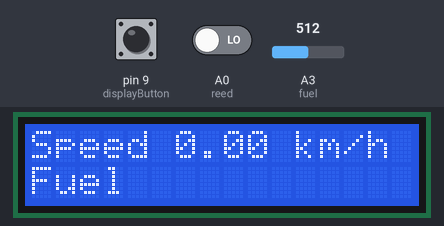
The sketch below on a simulated Arduino Uno, built with avr-gcc and run on an emulated ATmega328P. On the bench: 16×2 character LCD. Inputs (shaded band) come from the test bench; at power-on: A3 (fuel) = 512, pin 9 (displayButton) LOW, A0 (reed) LOW.

Above: at 2.2 s.
2.3 s: A3 (fuel) set to 549
3.8 s: A3 (fuel) set to 582
At 4.8 s:
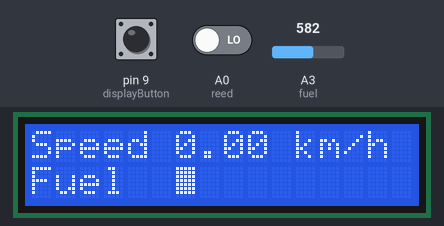
5.3 s: pin 9 (displayButton) pulled HIGH for 0.15 s
At 6.6 s:
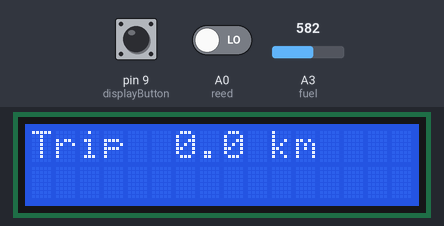
7.0 s: pin 9 (displayButton) pulled HIGH for 1 s
At 8.4 s:
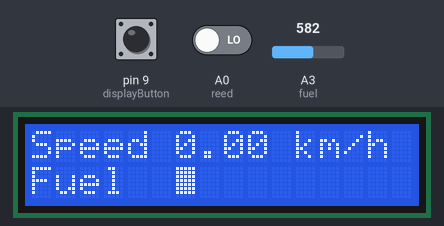
9.5 s: A3 (fuel) set to 716
At 10.5 s:
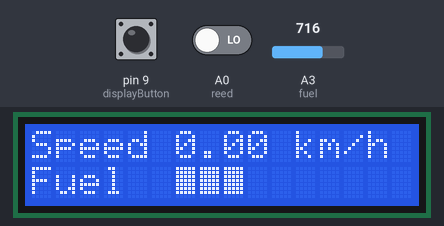
12.5 s: A3 (fuel) set to 754
14.0 s: A3 (fuel) set to 774
At 15.0 s:
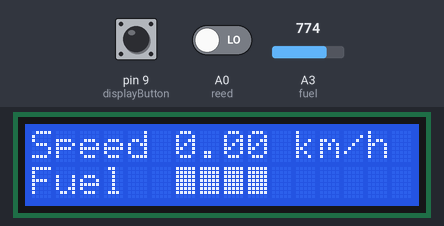
Timing chart, 0 to 16.6 s (numbered marks = the images above; inputs shaded):
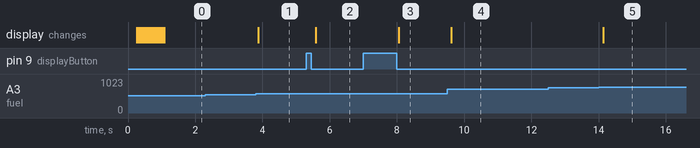

Measured:
- the behaviour switches between 565 and 566 on A3 (fuel) (found by bisection; images 0 and 1)
- the behaviour switches between 761 and 762 on A3 (fuel) (found by bisection; images 4 and 5)
- after the input at 2.3 s, every drawn part: stays the same
- after the input at 3.8 s, the display: changes after 0.08 s (image 1)
- after the input at 5.3 s, the display: changes after 0.29 s (image 2)
- after the input at 7.0 s, the display: changes after 1.1 s (image 3)
- after the input at 9.5 s, the display: changes after 0.12 s (image 4)
- after the input at 12.5 s, every drawn part: stays the same
- after the input at 14.0 s, the display: changes after 0.14 s (image 5)

The sketch:

speedotest2.ino
```cpp
//Motorcycle LCD Dash.
// http://hackaday.com/2011/08/26/a-beginners-guide-to-burning-arduino-bootloaders/

//Bike measurments:
//tyre: 90/90 - 18
//tyre radius = 12.185" = 309.499 millimeters
//tyre diameter = 24.378" = 619.2012 millimeters
//wheel circumference = pi*2*r =~76.586 inches = 1.9452844 meters
//v = 2πr × RPM × (60/1000) km/hr
//v = r × RPM × 0.10472
//distance = motorcycle moves 1 circumference per revolution

//60 revolutions per second = 1 Hz

// WHEELCIRC = 2 * PI * radius (in meters)
// speed = rpmilli * WHEELCIRC * "milliseconds per hour" / "meters per kilometer"
// simplify the equation to reduce the number of floating point operations
// speed = rpmilli * WHEELCIRC * 3600000 / 1000
// speed = rpmilli * WHEELCIRC * 3600


#define reed A0          // Reed switch pin
#define fuel A3          // Fuel sensor pin
#define displayButton 9  // Press button pin
#define screens 2        // Number of menu screens
#define holdTime 2000    // Time requirment to reset trip
#define debounceDelay 40 // Debounce period to prevent flickering when pressing or releasing the button
#define EEPROMtrip       // The trip address on EEPROM
#define EEPROModo        // The odo address on EEPROM

#include <LiquidCrystal.h>
#include <EEPROM.h>

LiquidCrystal lcd(12, 11, 5, 4, 3, 6);

boolean reedSwitchState;
boolean lastReedSwitchState;
boolean ignoreDn = false;            // Whether to ignore the button release because the click+hold was triggered
float rotationTime;
float distanceTravelledPerSecond;
float wheelCircumference = 1.9452844;   // Circumference of the tyre (inches) = 1.9452844 meters
float RPM;
float kph = 0.00;
float distance = 0;
unsigned long startRotation = 0;
unsigned long endRotation = 0;
unsigned long startPress = 0;
unsigned long rotations = 0;
long lastDebounceTime = 0;
long timer = 0;
long btnDnTime = 0;                  // Time the button was pressed down
long btnUpTime = 0;                  // Time the button was released
int screenReading = LOW;             // Value read from the button
int lastScreenButtonState = LOW;     // Buffered value of the button's previous state
int screenButtonState;
int reedButtonState;
int val;
int val2;
int screen=1;
int nullCounter=0;
int count;
int doWrite;

// Creating a bitmap block to be used in the fuel gauge.
byte block[8] = {
  B11111,
  B11111,
  B11111,
  B11111,
  B11111,
  B11111,
  B11111,
};

void setup(){
  lcd.createChar(0, block);
  lcd.begin(16, 2);
  lcd.setCursor(0,0);
  lcd.print("===== Init =====");
  lcd.setCursor(0,1);
  delay(200);
  for(int i=0;i<16;i++){
    lcd.print(".");
    delay(50);
  }
  pinMode(1,OUTPUT);//tx
  pinMode(reed, INPUT);
  pinMode(displayButton, INPUT);
  pinMode(fuel, INPUT);


  // Arduino Timer1 setup
  //=============
  // Stop interrupts
  cli();
  // Set Timer1 interrupt at 1kHz
  TCCR1A = 0;// Set entire TCCR1A register to 0
  TCCR1B = 0;// Same for TCCR1B
  TCNT1  = 0;
  // Set timer count for 1khz increments
  OCR1A = 1999;// = (1/1000) / ((1/(16*10^6))*8) - 1
  // Turn on CTC mode
  TCCR1B |= (1 << WGM12);
  // Set CS11 bit for 8 prescaler
  TCCR1B |= (1 << CS11);
  // Enable timer compare interrupt
  TIMSK1 |= (1 << OCIE1A);
  // Allow interrupts
  sei();
  //=============
  // END TIMER SETUP

  Serial.begin(9600);
}

ISR(TIMER1_COMPA_vect) { //Interrupt at freq of 1kHz to measure reed switch
  if(timer==0){
    val = digitalRead(reed);
    timer++;
  }
  else if(timer==10){
    val2 = digitalRead(reed);
    if (val == val2) {
      if (val != reedButtonState) {
        lastReedSwitchState = reedSwitchState;
        reedSwitchState = val;
        if((lastReedSwitchState == HIGH) && (reedSwitchState == LOW)){
          //startRotation = millis();
          DoTimeAndDistanceCalcs();
          nullCounter = 0;
        }
      }
      reedButtonState = val;
    }
    timer = 0;
  }
  else{
    timer ++; // Increment both timers
    nullCounter++;
  }
  if(nullCounter > 2000){
    kph = 0;
    nullCounter = 0;
    doWrite = 1;
  }
}

void DoTimeAndDistanceCalcs()
{
    rotations++;
    endRotation = millis();
    rotationTime = endRotation - startRotation;               // Period for one rotation (in ms!)
    startRotation = endRotation;                              // Hertz = rotations per second
    RPM = 1/(rotationTime*1000)*60;                                // RPM = 1/Frequency  and times 3600 for ms -> minutes conversion
    distance = rotations * wheelCircumference / 1000;         // Distance = revolutions * circumference and divided by 1000 for m -> km conversion
    distanceTravelledPerSecond = RPM * wheelCircumference;
    kph = distanceTravelledPerSecond *3600;
}

void displayKPH(){
  lcd.setCursor(0,0);
  lcd.print("Speed ");
  lcd.setCursor(6, 0);
  lcd.print(kph);
  lcd.print(" km/h");
}

void displayFuel(){
  lcd.setCursor(0,1);
  lcd.print("Fuel");
  lcd.setCursor(6, 1);
  int readValue = analogRead(fuel);
  int mapValue = map(readValue,500,1023,0,8);
  for(int j=0;j<mapValue;j++){
    lcd.write(byte(0));
  }
}

void displayTrip(){
  lcd.setCursor(0,0);
  lcd.print("Trip");
  lcd.setCursor(6,0);
  lcd.print(distance, 1);
  lcd.print(" km");
}

/*
void displayTrip(){
  lcd.setCursor(0,1);
  lcd.print("Odo");
  lcd.setCursor(6,0);
  lcd.print(totalDistance, 1);
  lcd.print(" km");
}
*/

void switchScreen(){
    switch(screen){
    case 1:
      screen1();
      break;
    case 2:
      screen2();
      break;
    }
}

void selectScreen(){
  screenReading = digitalRead(displayButton);

  // Test for button press and store the press down time
  if(screenReading == HIGH && lastScreenButtonState == LOW && millis()-btnDnTime > debounceDelay){
    btnDnTime = millis();
  }

  // Test for button hold
  if(screenReading == HIGH && lastScreenButtonState == HIGH && screen == 2 && millis()-btnDnTime > holdTime){
    distance = 0;
    ignoreDn = true;
  }
  // Test for button release and increment screen
  else if(screenReading == LOW && lastScreenButtonState == HIGH && !ignoreDn){
    screen = (screen% screens)+1; // Cycles through 1 -> screens
    btnDnTime=millis();
  }
  if(screenReading==LOW){
    ignoreDn = false;
  }
  lastScreenButtonState = screenReading;
}

void screen1(){
  lcd.clear();
  displayKPH();
  displayFuel();
}

void screen2(){
  lcd.clear();
  //displayTime();
  displayTrip();
//  displayOdo();
}

void loop(){
  selectScreen();
  switchScreen();
  delay(150);
}
```
